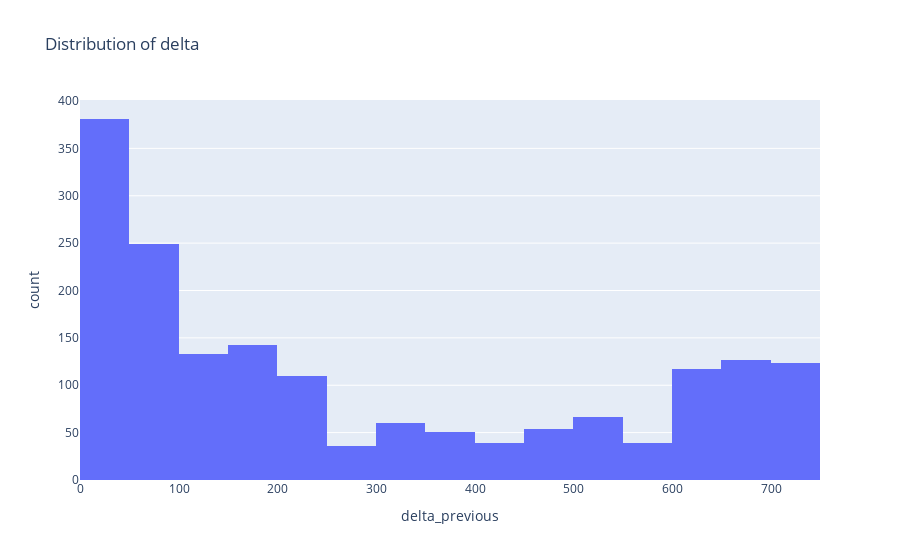

This figure's notebook cell:
### Code cell
px.histogram(df_merge, x='delta_previous', title='Distribution of delta', nbins=30)

### Figure 1 — Plotly figure (JSON) as saved in the notebook; plotly's stock layout.template omitted (floating-point values rounded to 4 significant figures; data arrays with more than 128 entries replaced by an {"elided": "..."} marker saying what was removed)
{"data": [{"alignmentgroup": "True", "bingroup": "x", "hovertemplate": "delta_previous=%{x}<br>count=%{y}<extra></extra>", "legendgroup": "", "marker": {"color": "#636efa", "pattern": {"shape": ""}}, "name": "", "nbinsx": 30, "offsetgroup": "", "orientation": "v", "showlegend": false, "type": "histogram", "x": {"elided": "1729 int values"}, "xaxis": "x", "yaxis": "y"}], "layout": {"barmode": "relative", "legend": {"tracegroupgap": 0}, "title": {"text": "Distribution of delta"}, "xaxis": {"anchor": "y", "domain": [0, 1], "title": {"text": "delta_previous"}}, "yaxis": {"anchor": "x", "domain": [0, 1], "title": {"text": "count"}}}}
